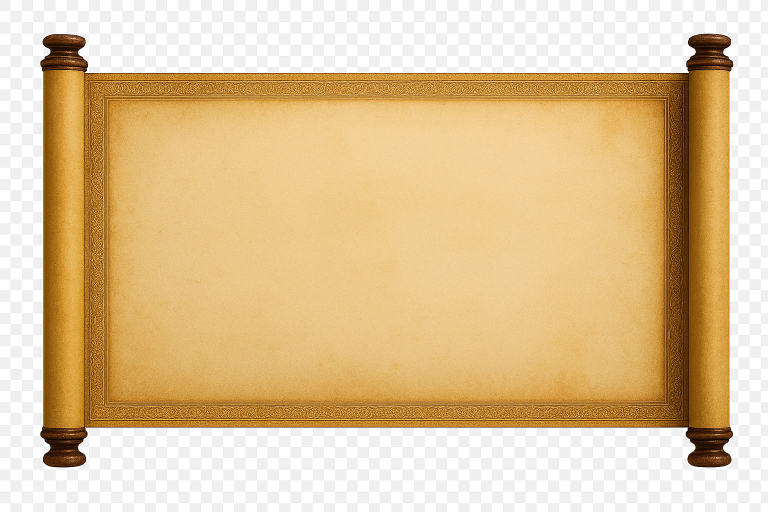
#> input picture Frames/scroll_horizontal_yellow_brown.png, 1536 x 1024 px, given in place of scroll.png, which was not available (shown at 1/2 size)
$ python test_calligraphy_embed_scroll.py
#> lines starting #> are read from the running program, lines starting #| are printed output that depends on the picture; pictures that were not available may be replaced by others from this repository, and a replacement may not be noted

from PIL import Image, ImageDraw, ImageFont
import numpy as np

def embed_calligraphy_in_scroll(scroll_path, calligraphy_path, output_path, target_region=None):
    """
    将书法图片精确嵌入卷轴的空白区域

    参数:
    - scroll_path: 卷轴图片路径
    - calligraphy_path: 书法文字图片路径（建议透明背景）
    - output_path: 输出图片路径
    - target_region: 目标区域 (x1, y1, x2, y2)，如果为None则自动检测
    """

    # 打开图片
    scroll = Image.open(scroll_path).convert('RGBA')
    calligraphy = Image.open(calligraphy_path).convert('RGBA')

    print(f"卷轴尺寸: {scroll.size}")
    print(f"书法尺寸: {calligraphy.size}")

    # 如果没有指定目标区域，自动检测或使用默认位置
    if target_region is None:
        target_region = auto_detect_blank_region(scroll, calligraphy.size)

    # 调整书法文字尺寸以适应目标区域
    calligraphy_resized = resize_to_fit_region(calligraphy, target_region)

    # 创建结果图片
    result = scroll.copy()

    # 计算放置位置（居中于目标区域）
    region_width = target_region[2] - target_region[0]
    region_height = target_region[3] - target_region[1]

    x_offset = target_region[0] + (region_width - calligraphy_resized.width) // 2
    y_offset = target_region[1] + (region_height - calligraphy_resized.height) // 2

    # 使用透明度混合嵌入书法文字
    result = blend_images(result, calligraphy_resized, (x_offset, y_offset))

    result.save(output_path)
    print(f"书法已嵌入卷轴: {output_path}")
    return result

# [18 lines left out: function auto_detect_blank_region, not called in this run]

def resize_to_fit_region(calligraphy, target_region):
    """
    调整书法图片尺寸以适应目标区域，保持比例
    """
    region_width = target_region[2] - target_region[0]
    region_height = target_region[3] - target_region[1]

    orig_width, orig_height = calligraphy.size

    # 计算保持比例的缩放尺寸
    width_ratio = region_width / orig_width
    height_ratio = region_height / orig_height
    scale_ratio = min(width_ratio, height_ratio) * 0.9  # 留出10%边距

    new_width = int(orig_width * scale_ratio)
    new_height = int(orig_height * scale_ratio)

    return calligraphy.resize((new_width, new_height), Image.Resampling.LANCZOS)

def blend_images(background, foreground, position):
    """
    将前景图混合到背景图的指定位置，保持透明度
    """
    bg = background.copy()
    fg = foreground.copy()

    x, y = position

    # 创建一个与背景相同尺寸的透明图层
    overlay = Image.new('RGBA', bg.size, (0, 0, 0, 0))

    # 将书法文字放置到透明图层的正确位置
    overlay.paste(fg, (x, y), fg)

    # 使用alpha_composite进行混合
    result = Image.alpha_composite(bg, overlay)
    return result

# [74 lines left out: functions create_calligraphy_with_transparent_bg, manual_region_selection, not called in this run]


def interactive_placement(scroll_path, calligraphy_path, output_path, x_ratio=0.5, y_ratio=0.3, width_ratio=0.6, height_ratio=0.3):
    """
    交互式调整书法位置
    """
    scroll = Image.open(scroll_path).convert('RGBA')
    width, height = scroll.size

    # 根据参数计算目标区域
    region_width = int(width * width_ratio)
    region_height = int(height * height_ratio)
    x1 = int((width - region_width) * x_ratio)
    y1 = int((height - region_height) * y_ratio)
    x2 = x1 + region_width
    y2 = y1 + region_height

    target_region = (x1, y1, x2, y2)

    print(f"当前参数: x_ratio={x_ratio}, y_ratio={y_ratio}")
    print(f"目标区域: {target_region}")

    return embed_calligraphy_in_scroll(scroll_path, calligraphy_path, output_path, target_region)


# 使用示例
if __name__ == "__main__":
    scroll_bg_img = "Frames/scroll_horizontal_brown_basic.png"
    # [31 lines of commented-out code are left out]
    interactive_placement("scroll.png", "calligraphy.png", "test1.png", x_ratio=0.5, y_ratio=0.25)
#| 目标区域: (307, 179, 1228, 486)
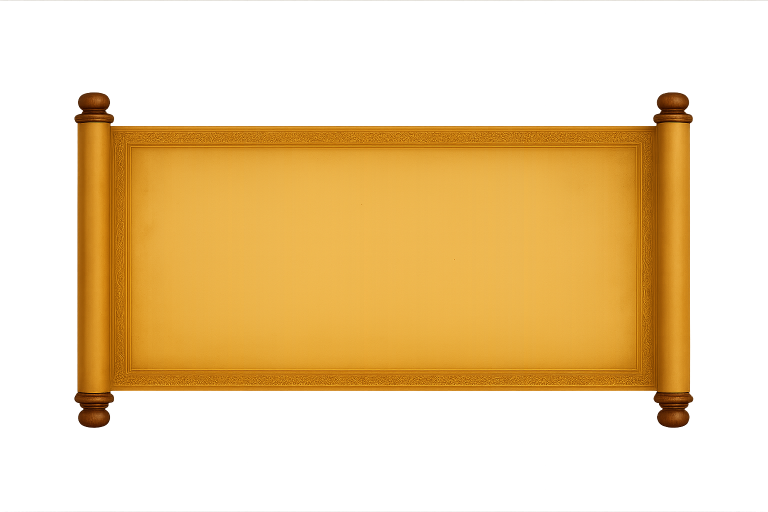
#> input picture Frames/scroll_horizontal_yellow_brown_wide.png, 1536 x 1024 px, given in place of calligraphy.png, which was not available (shown at 1/2 size)
#> in embed_calligraphy_in_scroll, calligraphy is the input picture: PIL image 1536x1024 RGBA; mean R, G, B, A 147.7, 101.9, 29.6, 107.8
#| 卷轴尺寸: (1536, 1024)
#| 书法尺寸: (1536, 1024)
#> in resize_to_fit_region, `return calligraphy.resize((new_width, new_height), Image.Resampling.LA..`:
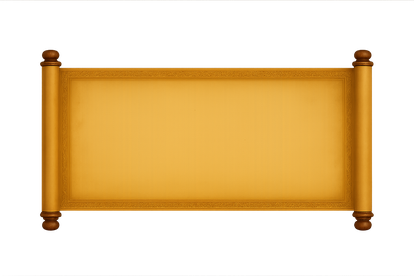
#> returned value: PIL image 414x276 RGBA; mean R, G, B, A 94.1, 66.9, 21.6, 107.9; transparent parts drawn white
#> in blend_images, `overlay = Image.new('RGBA', bg.size, (0, 0, 0, 0))`: overlay: PIL image 1536x1024 RGBA; every value is 0
#> in blend_images, `overlay.paste(fg, (x, y), fg)`:
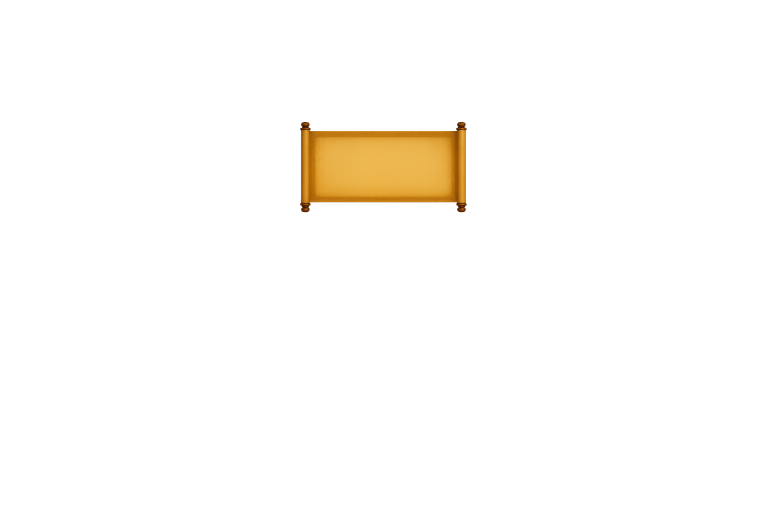
#> overlay: PIL image 1536x1024 RGBA (shown at 1/2 size); mean R, G, B, A 6.6, 4.7, 1.6, 7.8; transparent parts drawn white
    interactive_placement("scroll.png", "calligraphy.png", "test2.png", x_ratio=0.5, y_ratio=0.3)
#| 目标区域: (307, 215, 1228, 522)
#| 卷轴尺寸: (1536, 1024)
#| 书法尺寸: (1536, 1024)
#> call 2 of blend_images, with position = (560, 230)
#> in blend_images (call 2), `overlay.paste(fg, (x, y), fg)`:
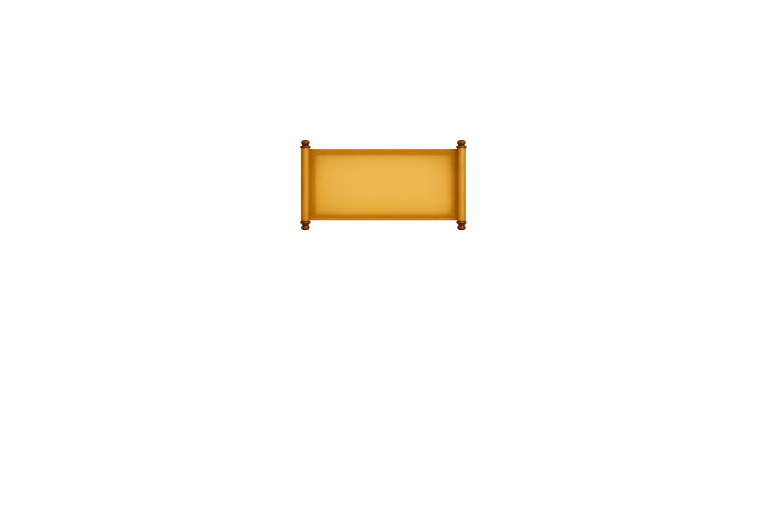
#> overlay: PIL image 1536x1024 RGBA (shown at 1/2 size); mean R, G, B, A 6.6, 4.7, 1.6, 7.8; transparent parts drawn white
#> in blend_images (call 2), `result = Image.alpha_composite(bg, overlay)`:
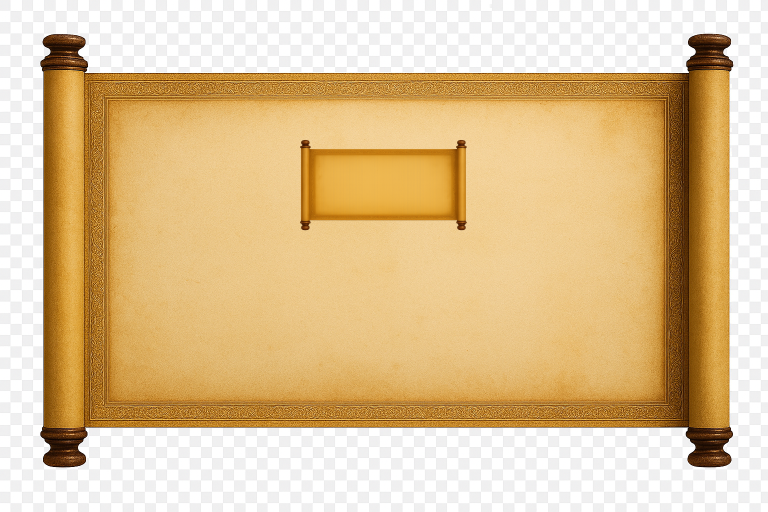
#> result: PIL image 1536x1024 RGBA (shown at 1/2 size); mean R, G, B, A 223, 194.5, 149.3, 255
    interactive_placement("scroll.png", "calligraphy.png", "test3.png", width_ratio=0.7, height_ratio=0.4)
#| 目标区域: (230, 184, 1305, 593)
#| 卷轴尺寸: (1536, 1024)
#| 书法尺寸: (1536, 1024)
#> call 3 of blend_images, with position = (491, 204)
#> in blend_images (call 3), `overlay.paste(fg, (x, y), fg)`:
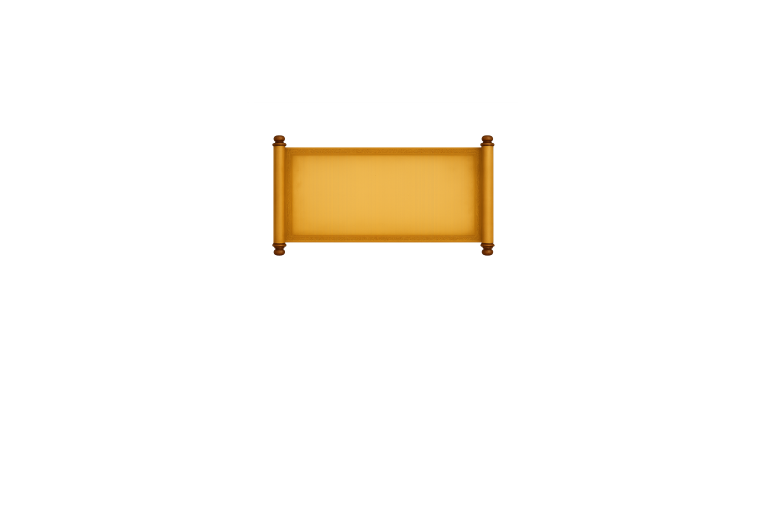
#> overlay: PIL image 1536x1024 RGBA (shown at 1/2 size); mean R, G, B, A 11.8, 8.4, 2.8, 13.8; transparent parts drawn white
#> in blend_images (call 3), `result = Image.alpha_composite(bg, overlay)`:
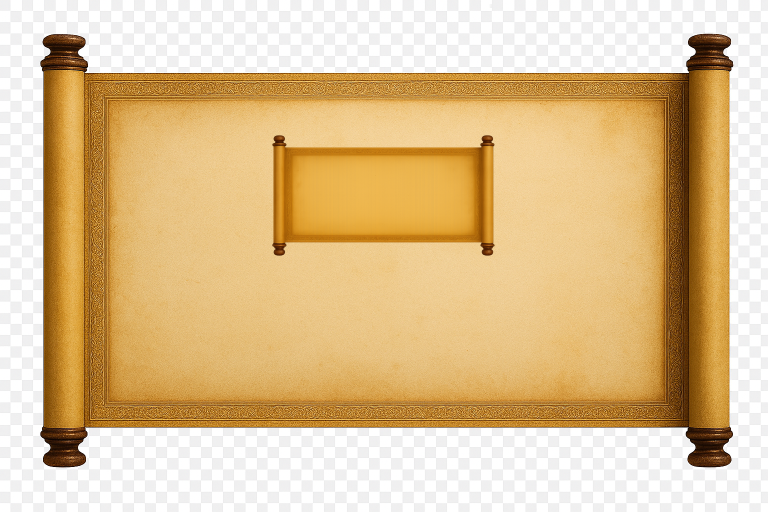
#> result: PIL image 1536x1024 RGBA (shown at 1/2 size); mean R, G, B, A 222.5, 193.3, 147, 255
